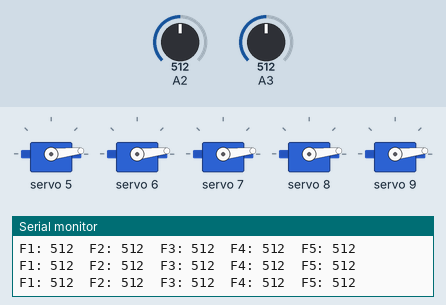
Simulated run of this sketch. Board: Arduino Uno, built with avr-gcc and run on an emulated ATmega328P. On the bench: 5 × servo, the last lines printed to the serial monitor. Inputs (shaded band) come from the test bench; at power-on: A2 = 512, A3 = 512.

Above: at 1.2 s.
1.3 s: A2 set to 529
At 1.7 s:
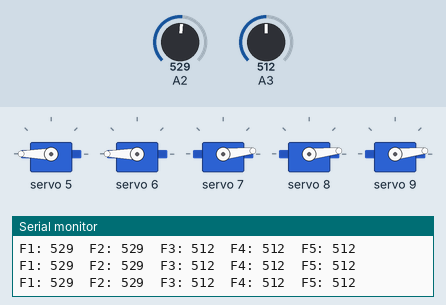
2.8 s: A3 set to 534
At 3.2 s:
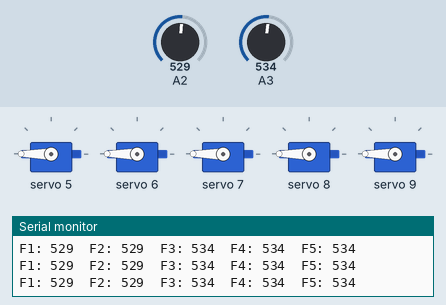
4.3 s: A2 set to 0
At 4.6 s:
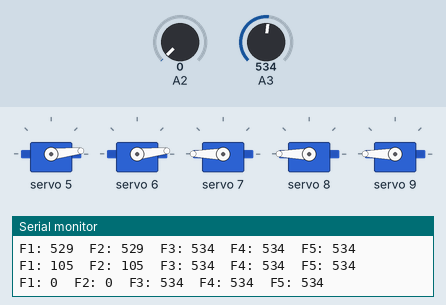
5.8 s: A3 set to 511
At 7.2 s:
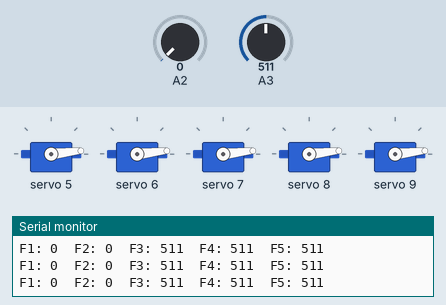
8.8 s: A3 set to 610
At 9.5 s:
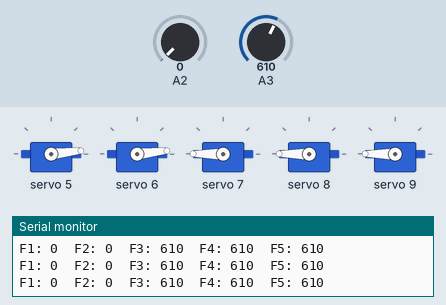
Timing chart, 0 to 11.4 s (numbered marks = the images above; inputs shaded):
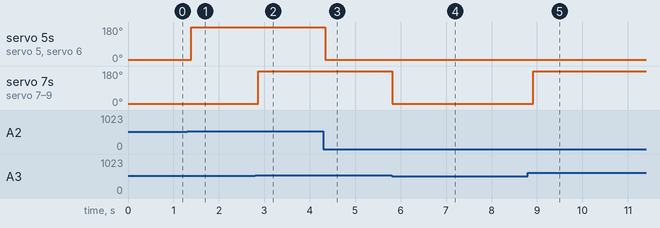

The sketch:

Robotic_Hand_Control_Source_Code.ino
```cpp
#include <Wire.h>
#include <Adafruit_PWMServoDriver.h>

Adafruit_PWMServoDriver myServo = Adafruit_PWMServoDriver();

#define SERVOMIN 150  // 0 degrees
#define SERVOMAX 600  // 180 degrees

const uint8_t numberOfServos = 5;
const uint8_t servoChannels[numberOfServos] = {5, 6, 7, 8, 9};

// Flex sensor pins (ensure they’re all different)
const int f1 = A2;
const int f2 = A2;
const int f3 = A3;
const int f4 = A3;
const int f5 = A3;

// Threshold values (tune these after calibration)
const int flexThresholds[5] = {519, 519, 526, 526, 526}; // Example thresholds

// Function to convert angle to PWM pulse
int angleToPulse(int angle) {
  return map(angle, 0, 180, SERVOMIN, SERVOMAX);
}

// Simple averaging function to reduce fluctuations
int smoothAnalogRead(int pin) {
  const int samples = 10;
  int total = 0;
  for (int i = 0; i < samples; i++) {
    total += analogRead(pin);
    delay(2);
  }
  return total / samples;
}

void setup() {
  Serial.begin(9600);
  myServo.begin();
  myServo.setPWMFreq(60);
  delay(10);

  // Initialize all servos to 0°
  for (int i = 0; i < numberOfServos; i++) {
    myServo.setPWM(servoChannels[i], 0, angleToPulse(0));
  }
}

void loop() {
  // Read flex sensor values
  int flexValues[5] = {
    smoothAnalogRead(f2),
    flexValues[0],
    smoothAnalogRead(f3),
    flexValues[2],
    flexValues[2]
  };

  // Check threshold and move servo to 0° or 180°
  for (int i = 0; i < numberOfServos; i++) {
    int angle = (flexValues[i] > flexThresholds[i]) ? 180 : 0;
    myServo.setPWM(servoChannels[i], 0, angleToPulse(angle));
  }

  // Optional debug output
  for (int i = 0; i < 5; i++) {
    Serial.print("F"); Serial.print(i+1); Serial.print(": ");
    Serial.print(flexValues[i]); Serial.print("  ");
  }
  Serial.println();

  delay(100);
}
```

Measured:
- the behaviour switches between 519 and 520 on A2 (found by bisection; images 0 and 1)
- the behaviour switches between 526 and 527 on A3 (found by bisection; images 1 and 2)
- after the input at 1.3 s, servo 5, servo 6: 6° → 180° after 0.09 s
- after the input at 2.8 s, servo 7–9: 6° → 180° after 0.07 s
- after the input at 4.3 s, servo 5, servo 6: 180° → 6° at once
- after the input at 5.8 s, servo 7–9: 180° → 6° at once
- after the input at 8.8 s, servo 7–9: 6° → 180° after 0.11 s
